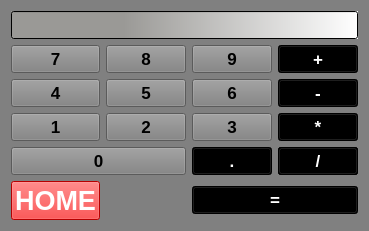
    <widget class="QWidget" name="calculatorPage">
     <property name="font">
      <font>
       <pointsize>13</pointsize>
       <bold>true</bold>
      </font>
     </property>
     <property name="autoFillBackground">
      <bool>false</bool>
     </property>
     <property name="styleSheet">
      <string notr="true">background: gray;</string>
     </property>
     <layout class="QGridLayout" name="gridLayout">
      <item row="0" column="0" colspan="4">
       <widget class="QLineEdit" name="display">
        <property name="styleSheet">
         <string notr="true">background-color: qlineargradient(spread:pad, x1:0, y1:0, x2:1, y2:0, stop:0.323383 rgba(154, 153, 150, 255), stop:1 rgba(255, 255, 255, 255));
color: rgb(0, 0, 0);
font: 700 19pt &quot;Ubuntu&quot;;</string>
        </property>
       </widget>
      </item>
      <item row="1" column="0">
       <widget class="QPushButton" name="button_7">
        <property name="styleSheet">
         <string notr="true">background: light gray;
font: 700 15pt &quot;Ubuntu&quot;;
color: rgb(0, 0, 0);</string>
        </property>
        <property name="text">
         <string>7</string>
        </property>
       </widget>
      </item>
      <item row="1" column="1">
       <widget class="QPushButton" name="button_8">
        <property name="styleSheet">
         <string notr="true">background: light gray;
font: 700 15pt &quot;Ubuntu&quot;;
color: rgb(0, 0, 0);</string>
        </property>
        <property name="text">
         <string>8</string>
        </property>
       </widget>
      </item>
      <item row="1" column="2">
       <widget class="QPushButton" name="button_9">
        <property name="styleSheet">
         <string notr="true">background: light gray;
font: 700 15pt &quot;Ubuntu&quot;;
color: rgb(0, 0, 0);</string>
        </property>
        <property name="text">
         <string>9</string>
        </property>
       </widget>
      </item>
      <item row="2" column="0">
       <widget class="QPushButton" name="button_4">
        <property name="styleSheet">
         <string notr="true">background: light gray;
font: 700 15pt &quot;Ubuntu&quot;;
color: rgb(0, 0, 0);</string>
        </property>
        <property name="text">
         <string>4</string>
        </property>
       </widget>
      </item>
      <item row="2" column="1">
       <widget class="QPushButton" name="button_5">
        <property name="styleSheet">
         <string notr="true">background: light gray;
font: 700 15pt &quot;Ubuntu&quot;;
color: rgb(0, 0, 0);</string>
        </property>
        <property name="text">
         <string>5</string>
        </property>
       </widget>
      </item>
      <item row="2" column="2">
       <widget class="QPushButton" name="button_6">
        <property name="styleSheet">
         <string notr="true">background: light gray;
font: 700 15pt &quot;Ubuntu&quot;;
color: rgb(0, 0, 0);</string>
        </property>
        <property name="text">
         <string>6</string>
        </property>
       </widget>
      </item>
      <item row="3" column="0">
       <widget class="QPushButton" name="button_1">
        <property name="styleSheet">
         <string notr="true">background: light gray;
font: 700 15pt &quot;Ubuntu&quot;;
color: rgb(0, 0, 0);</string>
        </property>
        <property name="text">
         <string>1</string>
        </property>
       </widget>
      </item>
      <item row="3" column="1">
       <widget class="QPushButton" name="button_2">
        <property name="styleSheet">
         <string notr="true">background: light gray;
font: 700 15pt &quot;Ubuntu&quot;;
color: rgb(0, 0, 0);</string>
        </property>
        <property name="text">
         <string>2</string>
        </property>
       </widget>
      </item>
      <item row="3" column="2">
       <widget class="QPushButton" name="button_3">
        <property name="styleSheet">
         <string notr="true">background: light gray;
font: 700 15pt &quot;Ubuntu&quot;;
color: rgb(0, 0, 0);</string>
        </property>
        <property name="text">
         <string>3</string>
        </property>
       </widget>
      </item>
      <item row="4" column="0" colspan="2">
       <widget class="QPushButton" name="button_0">
        <property name="styleSheet">
         <string notr="true">background: light gray;
font: 700 15pt &quot;Ubuntu&quot;;
color: rgb(0, 0, 0);</string>
        </property>
        <property name="text">
         <string>0</string>
        </property>
       </widget>
      </item>
      <item row="4" column="2">
       <widget class="QPushButton" name="button_dot">
        <property name="styleSheet">
         <string notr="true">color: rgb(255, 255, 255);
font: 700 15pt &quot;Ubuntu&quot;;
background: black;</string>
        </property>
        <property name="text">
         <string>.</string>
        </property>
       </widget>
      </item>
      <item row="4" column="3">
       <widget class="QPushButton" name="button_clear">
        <property name="styleSheet">
         <string notr="true">color: rgb(255, 255, 255);
font: 700 15pt &quot;Ubuntu&quot;;
background: black;</string>
        </property>
        <property name="text">
         <string>C</string>
        </property>
       </widget>
      </item>
      <item row="1" column="3">
       <widget class="QPushButton" name="button_plus">
        <property name="styleSheet">
         <string notr="true">color: rgb(255, 255, 255);
font: 700 15pt &quot;Ubuntu&quot;;
background: black;</string>
        </property>
        <property name="text">
         <string>+</string>
        </property>
       </widget>
      </item>
      <item row="2" column="3">
       <widget class="QPushButton" name="button_minus">
        <property name="styleSheet">
         <string notr="true">color: rgb(255, 255, 255);
font: 700 15pt &quot;Ubuntu&quot;;
background: black;</string>
        </property>
        <property name="text">
         <string>-</string>
        </property>
       </widget>
      </item>
      <item row="3" column="3">
       <widget class="QPushButton" name="button_multiply">
        <property name="styleSheet">
         <string notr="true">color: rgb(255, 255, 255);
font: 700 15pt &quot;Ubuntu&quot;;
background: black;</string>
        </property>
        <property name="text">
         <string>*</string>
        </property>
       </widget>
      </item>
      <item row="4" column="3">
       <widget class="QPushButton" name="button_divide">
        <property name="styleSheet">
         <string notr="true">color: rgb(255, 255, 255);
font: 700 15pt &quot;Ubuntu&quot;;
background: black;</string>
        </property>
        <property name="text">
         <string>/</string>
        </property>
       </widget>
      </item>
      <item row="5" column="2" colspan="2">
       <widget class="QPushButton" name="button_equals">
        <property name="styleSheet">
         <string notr="true">color: rgb(255, 255, 255);
font: 700 15pt &quot;Ubuntu&quot;;
background: black;</string>
        </property>
        <property name="text">
         <string>=</string>
        </property>
       </widget>
      </item>
      <item row="5" column="0">
       <widget class="QPushButton" name="homeButtonCALC">
        <property name="font">
         <font>
          <family>Ubuntu</family>
          <pointsize>20</pointsize>
          <italic>false</italic>
          <bold>true</bold>
         </font>
        </property>
        <property name="focusPolicy">
         <enum>Qt::NoFocus</enum>
        </property>
        <property name="autoFillBackground">
         <bool>false</bool>
        </property>
        <property name="styleSheet">
         <string notr="true">color: rgb(255, 255, 255);
font: 700 20pt &quot;Ubuntu&quot;;
background: red;</string>
        </property>
        <property name="text">
         <string>HOME</string>
        </property>
       </widget>
      </item>
     </layout>
    </widget>
